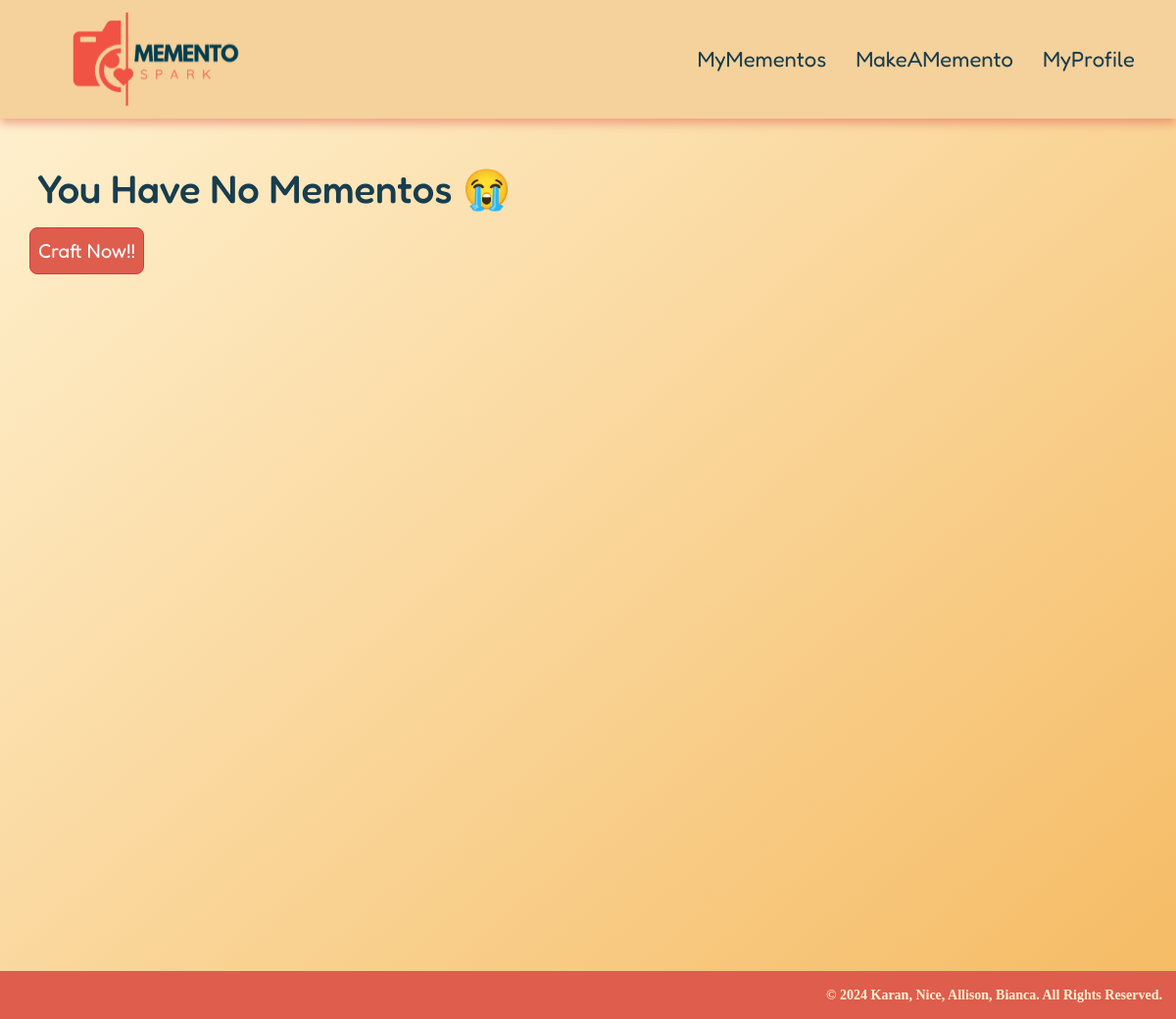
Before: / (signed in) with the older database file.
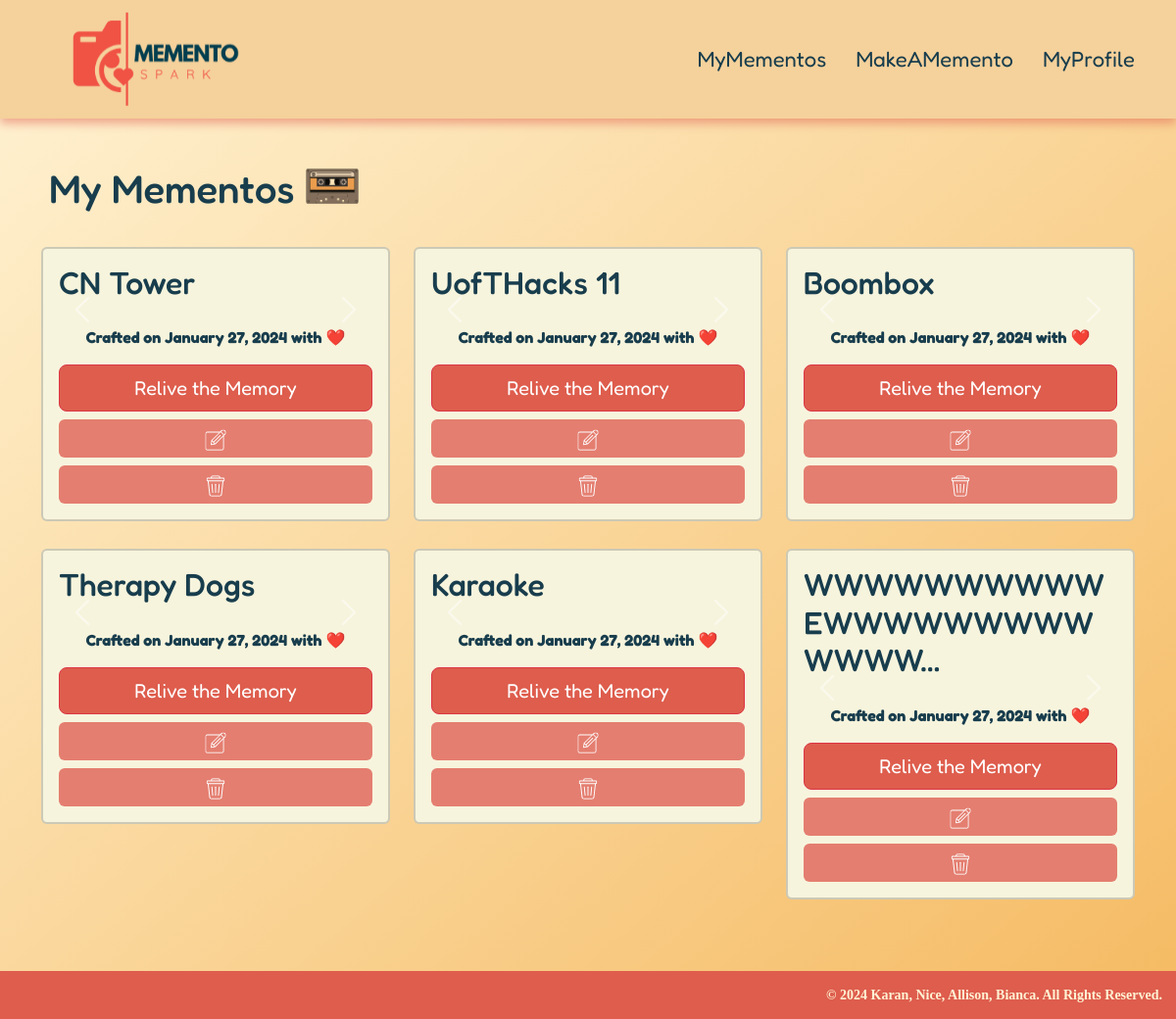
After: the same page with the newer database file.
### mymemento_app/models.py (models this page shows, shortened)
class Memento(models.Model):
    user = models.ForeignKey(User, on_delete=models.CASCADE) # A field for creating a one-to-many relationship with another model
    published_date = models.DateField(auto_now_add=True) # A field for storing a date value
    title = models.CharField(max_length=75)
    text = models.TextField(max_length=250)
    img1 = models.ImageField(upload_to='static/mementos_files/images', blank=True, default='')
    img2 = models.ImageField(upload_to='static/mementos_files/images', blank=True, default='')
    img3 = models.ImageField(upload_to='static/mementos_files/images', blank=True, default='')
    audio = models.FileField(upload_to='static/mementos_files/audios', default='') # A field for storing an audio

### mymemento_app/views.py (the view)
# urls.py: path('', views.index, name="index"),
@login_required
def index(request):
    mementos = Memento.objects.filter(user=request.user)
    return render(request, 'index.html', { "mementos": mementos })

### templates/index.html (shortened to what this page needs)
{% extends 'base.html' %}
{% load static %}
{% block content %}
<section class="home">
    <div class="container">
        <div class="row">
            {% if mementos %}
                <div class="d-flex">
                    <h1 class="mb-4 p-2">My Mementos</h1>
                    <img src="/static/img/cassette.svg/" style="padding: 0; height: 60px; object-fit: cover;">
                </div>
                {% for memento in mementos %}
                <div class="col-9 col-md-4 my-1 mb-4">
                    <div class="card custom-card card-body">
                        {% if memento.title|length > 24 %}
                            <h1 class="title-font">{{ memento.title|slice:":24" }}...</h1>
                        {% else %}
                            <h1 class="title-font">{{ memento.title }}</h1>
                        {% endif %}
                        <div id="imageSlider{{ memento.id }}" class="carousel slide" data-bs-ride="carousel">
                            <button class="carousel-control-prev" type="button" data-bs-target="#imageSlider{{ memento.id }}" data-bs-slide="prev">
                                <span class="carousel-control-prev-icon" aria-hidden="true"></span>
                            </button>
                            <button class="carousel-control-next" type="button" data-bs-target="#imageSlider{{ memento.id }}" data-bs-slide="next">
                                <span class="carousel-control-next-icon" aria-hidden="true"></span>
                            </button>
                        </div>
                        <p class="text-center my-3"><strong>Crafted on {{ memento.published_date|date:"F j, Y" }} with ❤️ </strong></p>
                        <a href="{% url 'memento' id=memento.id %}" class="btn-danger btn btn-lg mb-2">Relive the Memory</a>
                        <button type="button" class="btn btn-danger-2 mb-2" data-bs-toggle="modal" data-bs-target="#editModal{{ memento.id }}">
                            <img src="{% static 'img/editicon.svg' %}" alt="Edit" style="width: 22px;">
                        </button>
                        <button type="button" class="btn btn-danger-2" data-bs-toggle="modal" data-bs-target="#deleteModal{{ memento.id }}">
                            <img src="{% static 'img/trashicon.svg' %}" alt="Delete" style="width: 22px;">
                        </button>
                    </div>
                    </div>
                {% endfor %}
            {% else  %}
                <h1 class="p-2">You Have No Mementos 😭</h1>
                <a href="/add-memento/" class="btn-danger btn btn-lg d-inline-block w-auto p-2">Craft Now!!</a>
            {% endif %}
        </div>
    </div>
</section>
{% endblock content %}

### templates/base.html (shortened to what this page needs)
{% load static %}
<!doctype html>
<html lang="en">
<head>
  <link rel="stylesheet" href="{% static 'css/style.css' %}">
  <link href="https://cdn.jsdelivr.net/npm/bootstrap@5.2.3/dist/css/bootstrap.min.css" rel="stylesheet"
>
</head>
<body>
  <nav class="navbar navbar-expand-lg">
    <div class="container">
      <a class="navbar-brand" href="/"><img src="{% static 'img/logo.svg' %}" alt="logo" class="logo"></a>
      <div class="collapse navbar-collapse justify-content-end" id="navbarSupportedContent">
        <ul class="navbar-nav mb-2 mb-lg-0">
          <li class="nav-item" id="MyMementos">
            <a class="nav-item nav-link" href="{% url 'index' %}">MyMementos</a>
          </li>
          <li class="nav-item" id="MakeAMemento">
            <a class="nav-item nav-link" href="{% url 'add-memento' %}">MakeAMemento</a>
          </li>
          <li class="nav-item" id="MyProfile">
            <a class="nav-item nav-link" href="{% url 'profile' %}">MyProfile</a>
          </li>
        </ul>
      </div>
    </div>
  </nav>
  {% block content %}
  {% endblock content %}
  <footer class="">
    <div class="">
      <span class="">© 2024 Karan, Nice, Allison, Bianca. All Rights Reserved.
      </span>
    </div>
  </footer>
</body>
</html>

### static/css/style.css (style rules this page uses)
.custom-card { background-color: #FFFFFF !important; }
body { color: #183d4d !important; background-image: linear-gradient(to bottom right, #fff3d4, #f5ba62); font-family: "Fredoka", sans-serif !important; min-height: 130vh; overflow-y: scroll; margin: 0px; padding-top: 10em; padding-bottom: 3em; }
nav { z-index: 11; background-color: #f5d19b; overflow: hidden; position: fixed !important; background-color: #f5d19b; top: 0; width: 100%; box-shadow: 0 5px 9px rgba(222, 93, 77, 0.4901960784); }
nav a { font-size: 22px !important; font-weight: 700; position: relative; float: right; display: block; color: #183d4d !important; text-align: center; padding: 4px 0px !important; margin-left: 30px; text-decoration: none; transition: all 0.5s ease-in-out; }
nav a::before { content: ""; position: absolute; bottom: 0; left: 0; width: 0; height: 2px; background-color: #de5d4d !important; transition: width 0.3s ease; text-decoration: none; }
.logo { width: 175px; }
footer { background-color: #de5d4d; overflow: hidden; padding: 1em; display: flex; font-family: Playfair-Display; font-size: 14px; font-weight: 700; display: block; color: #fff3d4; text-align: right; bottom: 0; position: fixed; width: 100%; left: 0; }
.home .card { background-color: #F7F4DD !important; border-width: 2px; }
.btn-danger { background-color: #de5d4d !important; color: white !important; }
.btn-danger-2 { background-color: #e47e70 !important; color: white !important; }
.title-font { font-size: 2em; }

Changed rows visible on the page:
added Memento: title "CN Tower", published_date "January 27, 2024"
added Memento: title "UofTHacks 11", published_date "January 27, 2024"
added Memento: title "Boombox", published_date "January 27, 2024"
added Memento: title "Therapy Dogs", published_date "January 27, 2024"
added Memento: title "Karaoke", published_date "January 27, 2024"
added Memento: title "WWWWWWWWWWEWWWWWWWWWWWWW", published_date "January 27, 2024"
Other visible differences:
text no longer shown: "You Have No Mementos 😭 Craft Now!!"
text now shown: "My Mementos"
